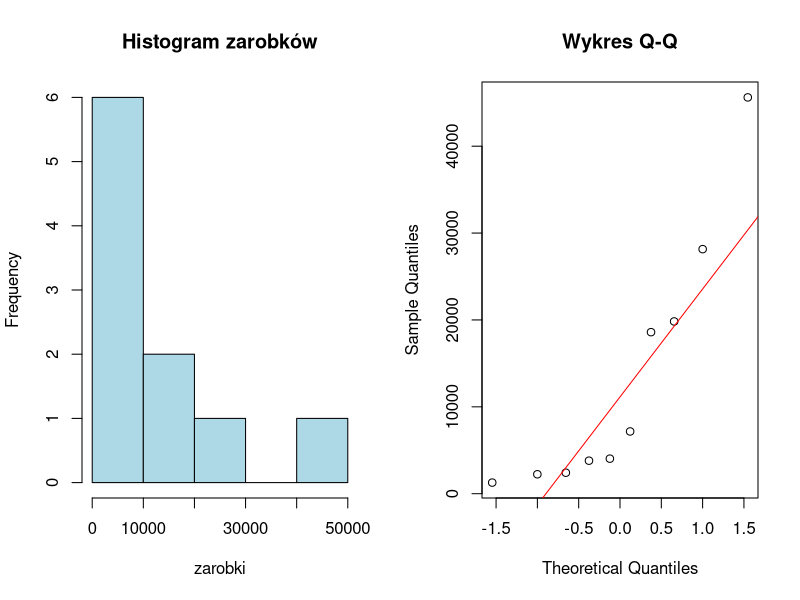

The R script that drew this image:
zarobki = c(45617, 7166, 18594, 2236, 1278, 19828, 4033, 28151 , 2414, 3800)

n = length(zarobki)
srednia = mean(zarobki)


cat("Średnia zarobków:", srednia, "\n")

#Podpunkt a)

#Stosujemy rozklad Z

sigma = 15000 
blad_std_znany = sigma / sqrt(n)

#Przedzial ufnosci 90%
z_90 = qnorm(0.95)
dolna_90a = srednia  - z_90 * blad_std_znany
gorna_90a = srednia  + z_90 * blad_std_znany


#Przedziały ufności 95%
z_95 = qnorm(0.975)
dolna_95a = srednia - z_95 * blad_std_znany
gorna_95a = srednia + z_95 * blad_std_znany

cat("\nWyniki dla a)\n")
cat("Rozklad Z\n")
cat("Przedział ufności 90%:", round(dolna_90a, 2), " - ", round(gorna_90a, 2), "\n")
cat("Przedział ufności 95%:", round(dolna_95a, 2), " - ", round(gorna_95a, 2), "\n")


#Podpunkt b)

#Stosujemy rozklad t-Studenta -> mala probka n<30

s = sd(zarobki)
blad_std_nieznany = s / sqrt(n)
df = n - 1

#Przedzial ufnosci 90%
t_90 = qt(0.95,df)
dolna_90b = srednia - t_90 * blad_std_nieznany
gorna_90b = srednia + t_90 * blad_std_nieznany

#Przedzial ufnosci 95%
t_95 = qt(0.975,df)
dolna_95b = srednia - t_95 * blad_std_nieznany
gorna_95b = srednia + t_95 * blad_std_nieznany

cat("\nWyniki dla b)\n")
cat("Rozklad t-Student\n")
cat("Odchylenie standardowe z probki: ",round(s,2),"\n")
cat("Przedział ufności 90%:", round(dolna_90b, 2), " - ", round(gorna_90b, 2), "\n")
cat("Przedział ufności 95%:", round(dolna_95b, 2), " - ", round(gorna_95b, 2), "\n")

#Podpunkt c)

#Metoda bootstrap

par(mfrow = c(1, 2)) 
hist(zarobki, main = "Histogram zarobków", col = "lightblue")
qqnorm(zarobki, main = "Wykres Q-Q")
qqline(zarobki, col = "red")
par(mfrow = c(1, 1))


set.seed(123456789)
l_powtorzen = 10000

b_srednie = replicate(l_powtorzen,
{
    probka = sample(zarobki,size = n,replace = TRUE) #replace TRUE realizuje zwracanie do puli
    mean(probka)
})

b_90 = quantile(b_srednie, probs = c(0.05,0.95))
b_95 = quantile(b_srednie, probs = c(0.025,0.975))

cat("\nWyniki dla c)\n")
cat("Metoda Bootstrap\n")
cat("Przedział 90%:", round(b_90[1], 2), " - ", round(b_90[2], 2), "\n")
cat("Przedział 95%:", round(b_95[1], 2), " - ", round(b_95[2], 2), "\n")